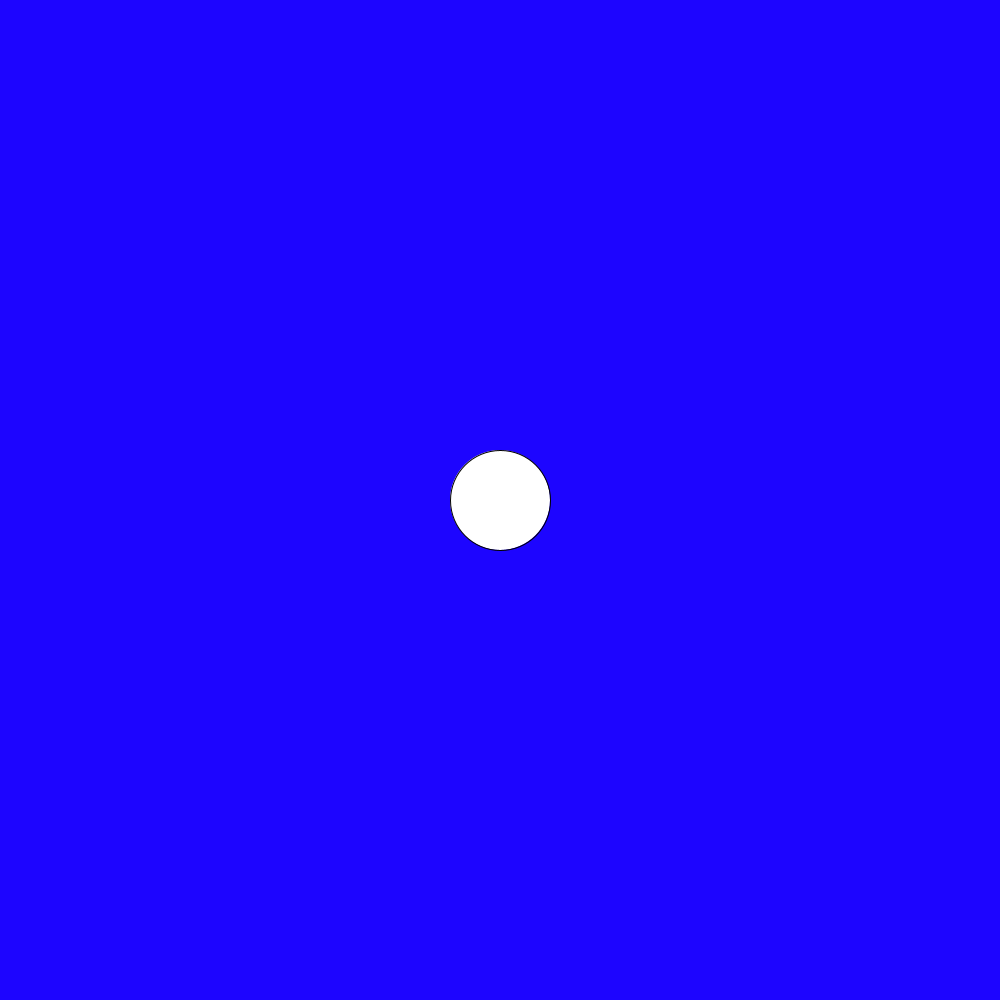
Frame 1 (no input)
Frame 60 (the mouse pressed at the canvas centre just before this capture): identical to frame 1, image omitted
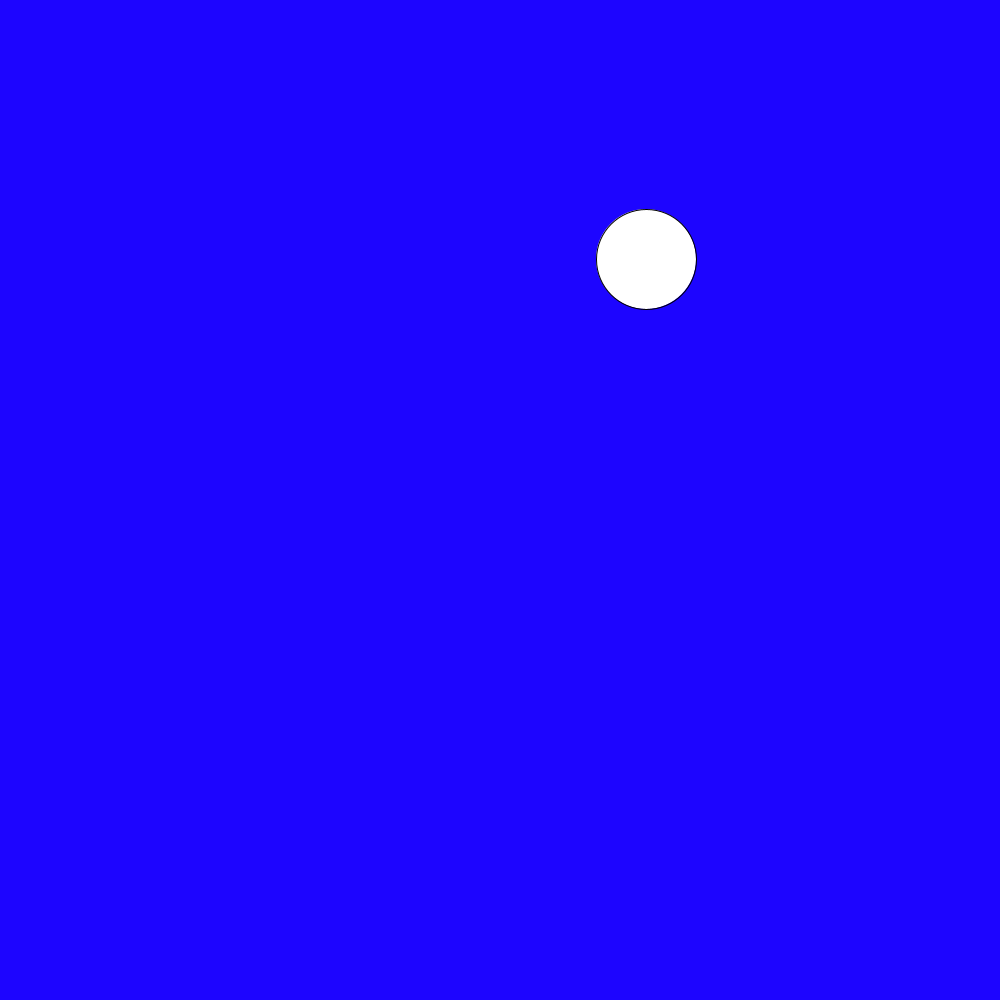
Frame 120 (the mouse held since frame 60 and released just before this capture)

The Processing sketch that drew these frames (run headless with seeded random() and noise(); from frame 60 on, the mouse is pressed at the canvas centre):

// Processing sketch: slip_dot
// ── slip_dot.pde
// 4. create three integer variables to  
    //    represent the x, y, and the size of the ellipse
    int x = 500;
    int y = 500;
    int e = 100;
    
    void setup() {
      //1. set the size of your sketch
    size(1000,1000);
    }
    
    void draw() {
      //2. set the background color of your sketch
      background (#1D05FF);
      //3. draw an ellipse. Make sure it fits in the window.
      ellipse (x,y,e,e);
      //5. use the variables created in step 4 to in place of the numbers
      //   in your ellipse
    
    }
    
    void mousePressed() {
      //6a. create an integer variable called distance
      //6b. use the getDistance method to initialize your varible
      int distance = getDistance(mouseX,mouseY,x,y);
      //    use the mouse's x and y and the x and y of your ellipse 
     
      //7. print the distance variable
    System.out.println(distance);
      
      //8a. make an if statement to check if the distance variable
      //   is greater than negative half the size of the ellipse,
      //   and less than positive half the size of the ellipse.
      if ((distance>-50)&&(distance<50)){
        int ran = (int)random(1000);
        int rand = (int)random(1000);
        x=ran;
        y=rand;
      }
        //8b.  set the x and y of the ellipse to a random location on the window
       
      
    }
    
    int getDistance(int x1, int y1, int x2, int y2) {
      return (int)Math.sqrt(x2 * x2 + y2 * y2) - (int)Math.sqrt(x1 * x1 + y1 * y1);
    }
